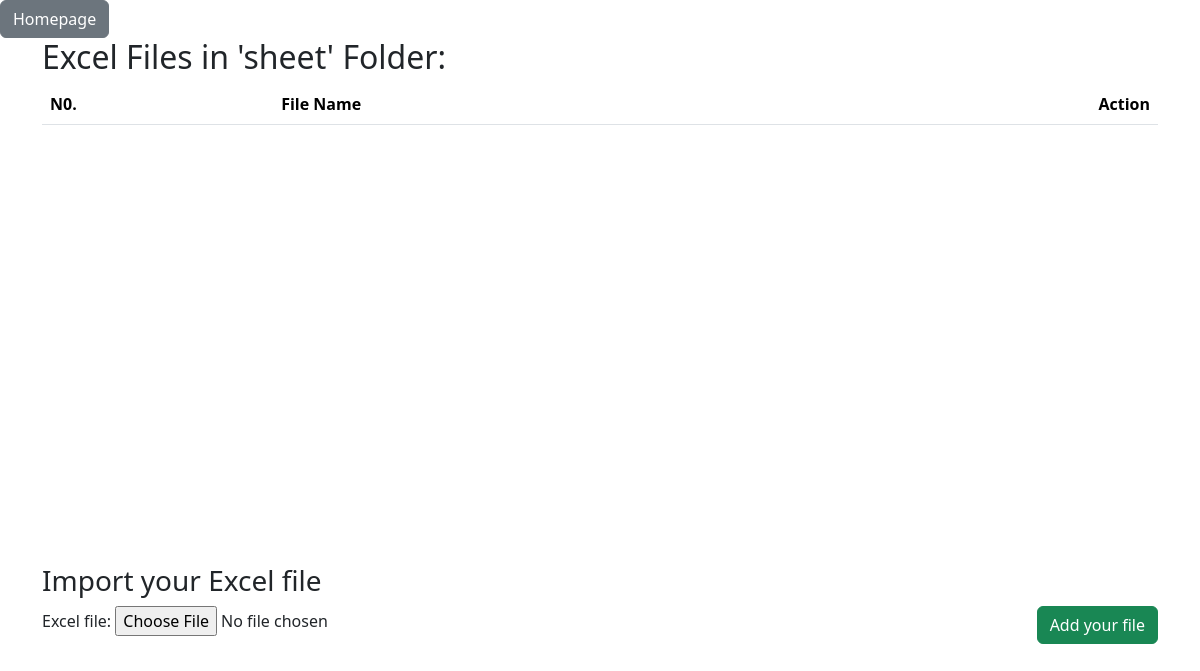
Before: /import/ (signed in) with the older database file.
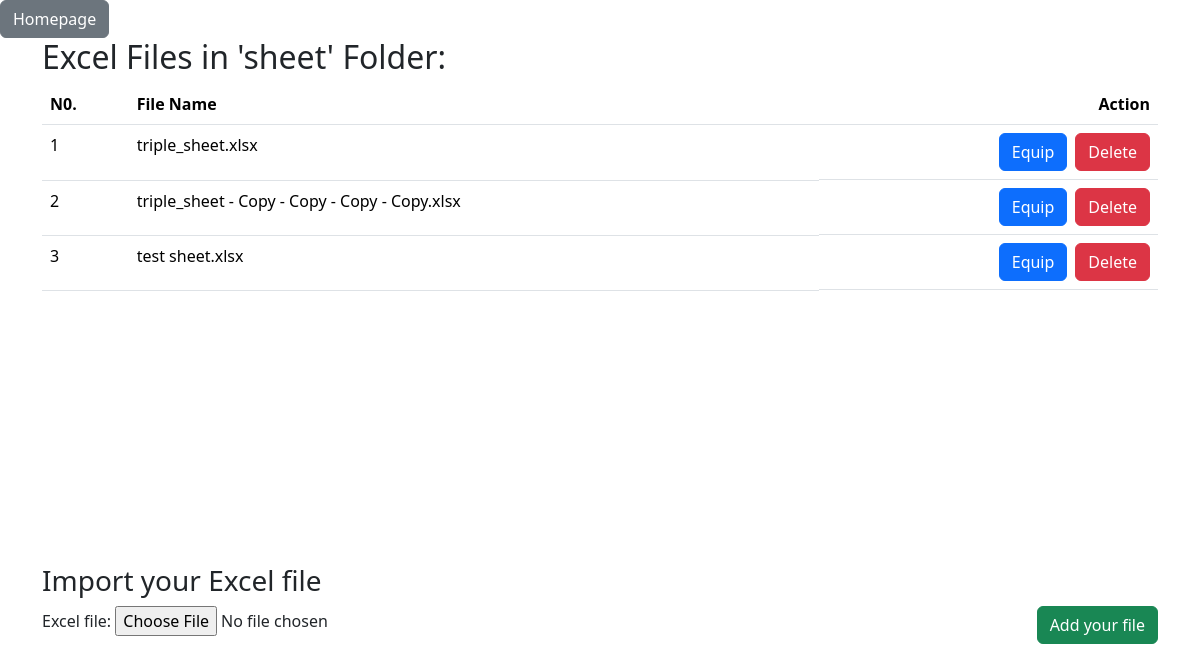
After: the same page with the newer database file.
### triple_site/models.py (models this page shows, shortened)
class ExcelFile(models.Model):
    name = models.CharField(max_length=255)
    file = models.FileField(upload_to='uploads/excel_files/')

### triple_site/views.py (the view)
# urls.py: path("import/", views.import_xlsx, name="import_xlsx"),
@login_required(login_url="/sign-in")
def import_xlsx(request):
    if request.method == 'POST':
        form = UploadFileForm(request.POST, request.FILES)
        if form.is_valid():
            uploaded_file = request.FILES['excel_file']
            if uploaded_file.name.endswith('.xlsx'):
                excel_file = ExcelFile(name=uploaded_file.name, file=uploaded_file)
                excel_file.save()
                return redirect('import_xlsx')
            else:
                excel_files = ExcelFile.objects.all()
                return render(request, 'import.html', {'form': form, 'excel_files': excel_files, 'error_message': 'Please upload an Excel file (.xlsx)'})
    else:
        form = UploadFileForm()
    excel_files = ExcelFile.objects.all()
    return render(request, 'import.html', {'form': form, 'excel_files': excel_files})

### triple_site/forms.py
class UploadFileForm(forms.Form):
    excel_file = forms.FileField()

### triple_site/templates/import.html (shortened to what this page needs)
<!DOCTYPE html>
<html lang="en">
<head>
    <link href="https://cdn.jsdelivr.net/npm/bootstrap@5.3.3/dist/css/bootstrap.min.css" rel="stylesheet">
</head>
<body>
    <a href="{% url 'homepage' %}" class="btn btn-secondary">Homepage</a>
    <div class="container">
        <h2>Excel Files in 'sheet' Folder:</h2>
        <div style="height: 30rem; overflow-y: auto;">
            <table class="table">
                <thead>
                    <tr>
                        <th scope="col">N0.</th>
                        <th scope="col">File Name</th>
                        <th scope="col" class="text-end">Action</th>
                    </tr>
                </thead>
                <tbody>
                    {% for excel_file in excel_files %}
                    <tr scope="row">
                        <td>{{ forloop.counter }}</td>
                        <td>{{ excel_file.name }}</td>
                        <td class="d-flex justify-content-end gap-2">
                            <a href="{% url 'excel_equip' forloop.counter %}" class="btn btn-primary">Equip</a>
                            <a href="{% url 'xlsx_del' excel_file.id %}" class="btn btn-danger">Delete</a>
                        </td>
                    </tr>
                    {% endfor %}
                </tbody>
            </table>
        </div>
        <h3>Import your Excel file</h3>
        <form method="post" class="d-flex" enctype="multipart/form-data">
            <div class="col-8">
                <div class="form-group">
                    {{ form }}
                </div>
            </div>
            <div class="col-4 d-flex justify-content-end">
                <button type="submit" class="btn btn-success">Add your file</button>
            </div>
        </form>
    </div>
</body>
</html>

Changed rows visible on the page:
added ExcelFile: name "triple_sheet.xlsx"
added ExcelFile: name "triple_sheet - Copy - Copy - Copy - Copy.xlsx"
added ExcelFile: name "test sheet.xlsx"
